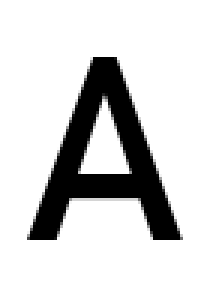
#> input picture templates/A.png, 70 x 100 px, found by its file name (shown 3 times larger); its folder holds 4 pictures in this run
$ python template_sharpener.py
#> lines starting #> are read from the running program, lines starting #| are printed output that depends on the picture; after the words box and inside, x2 and y2 are one past the last pixel; in counts of white or black regions, pixels touching at a corner belong together
import cv2
import numpy as np
import os

# Path to templates folder
template_folder = "C:\\Users\\vladm\\source\\repos\\license-plate-detector\\templates\\"

# List of template characters (or just a list of image files)
template_characters = ['A', 'B', 'C', 'D', 'E', 'F', 'G', 'H', 'I', 'J', 'K', 'L', 'M', 'N', 'O', 'P', 'Q', 'R', 'S', 'T', 'U', 'V', 'W', 'X', 'Y', 'Z', '0', '1', '2', '3', '4', '5', '6', '7', '8', '9']

# Loop through each character template
for char in template_characters:
    template_path = os.path.join(template_folder, f"{char}.png")

    # Load the template image in grayscale
    template_image = cv2.imread(template_path, cv2.IMREAD_GRAYSCALE)
#> template_image is the input picture: shape (100, 70); min 0, max 255, mean 211.6

    # Apply Gaussian Blur to reduce noise (optional)
    blurred = cv2.GaussianBlur(template_image, (5, 5), 0)
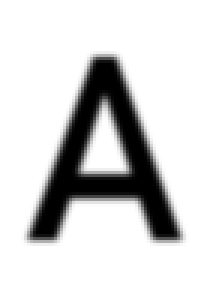
#> blurred: shape (100, 70) (shown 3 times larger); min 0, max 255, mean 211.6

    # Sharpen the image
    sharpening_kernel = np.array([[-1, -1, -1], [-1, 9, -1], [-1, -1, -1]])
    sharpened = cv2.filter2D(blurred, -1, sharpening_kernel)

    # Apply edge detection (Canny edge detector)
    edges = cv2.Canny(sharpened, 100, 200)
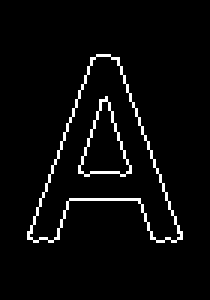
#> edges: shape (100, 70) (shown 3 times larger); 3.8% white in thin lines or dots, all inside (x1, y1, x2, y2) = (9, 18, 61, 81)
#> (the run stopped early here; a loop or call above may not have finished)
